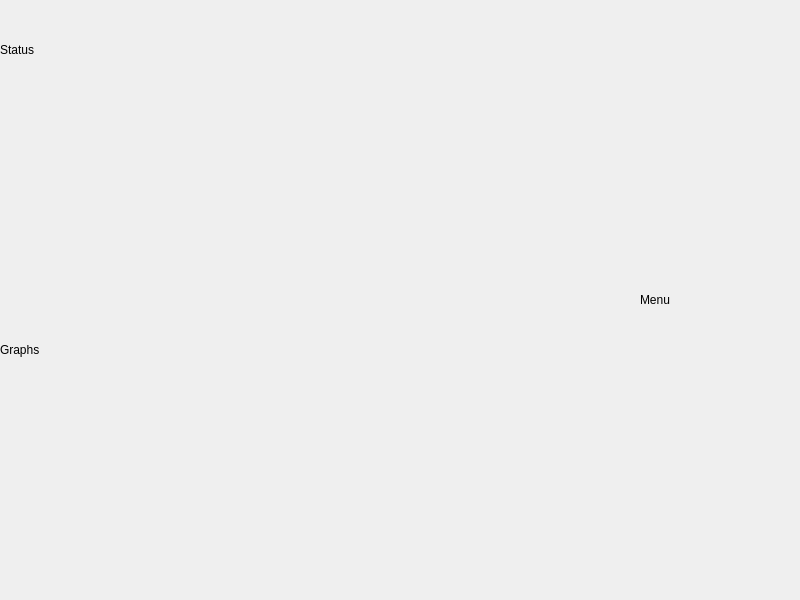
<?xml version="1.0" encoding="UTF-8"?>
<ui version="4.0">
 <class>Form</class>
 <widget class="QWidget" name="Form">
  <property name="geometry">
   <rect>
    <x>0</x>
    <y>0</y>
    <width>800</width>
    <height>600</height>
   </rect>
  </property>
  <property name="sizePolicy">
   <sizepolicy hsizetype="Fixed" vsizetype="Fixed">
    <horstretch>0</horstretch>
    <verstretch>0</verstretch>
   </sizepolicy>
  </property>
  <property name="windowTitle">
   <string>Form</string>
  </property>
  <widget class="QLabel" name="statusLabel">
   <property name="geometry">
    <rect>
     <x>0</x>
     <y>0</y>
     <width>600</width>
     <height>100</height>
    </rect>
   </property>
   <property name="sizePolicy">
    <sizepolicy hsizetype="Fixed" vsizetype="Fixed">
     <horstretch>0</horstretch>
     <verstretch>0</verstretch>
    </sizepolicy>
   </property>
   <property name="minimumSize">
    <size>
     <width>600</width>
     <height>100</height>
    </size>
   </property>
   <property name="text">
    <string>Status</string>
   </property>
  </widget>
  <widget class="QLabel" name="graphsLabel">
   <property name="geometry">
    <rect>
     <x>0</x>
     <y>100</y>
     <width>640</width>
     <height>500</height>
    </rect>
   </property>
   <property name="sizePolicy">
    <sizepolicy hsizetype="Fixed" vsizetype="Fixed">
     <horstretch>0</horstretch>
     <verstretch>0</verstretch>
    </sizepolicy>
   </property>
   <property name="minimumSize">
    <size>
     <width>640</width>
     <height>500</height>
    </size>
   </property>
   <property name="text">
    <string>Graphs</string>
   </property>
  </widget>
  <widget class="QLabel" name="menuLabel">
   <property name="geometry">
    <rect>
     <x>640</x>
     <y>0</y>
     <width>160</width>
     <height>600</height>
    </rect>
   </property>
   <property name="sizePolicy">
    <sizepolicy hsizetype="Fixed" vsizetype="Fixed">
     <horstretch>0</horstretch>
     <verstretch>0</verstretch>
    </sizepolicy>
   </property>
   <property name="minimumSize">
    <size>
     <width>160</width>
     <height>600</height>
    </size>
   </property>
   <property name="text">
    <string>Menu</string>
   </property>
  </widget>
 </widget>
 <resources/>
 <connections/>
</ui>
